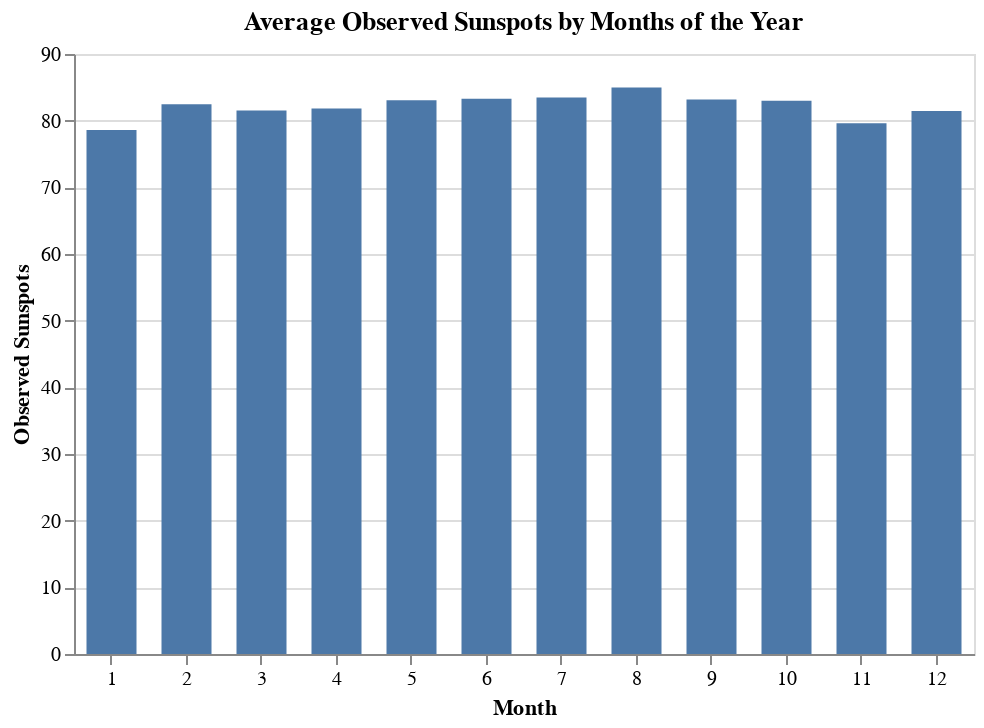

Write notebook code for a chart like this one.
### Code cell
(
    alt.Chart(monthly_sunspots.reset_index())
    .mark_bar(size=25)
    .encode(alt.X('month:N', title='Month', axis=alt.Axis(orient='bottom', grid=False,labelAngle=0)), 
            y=alt.Y('sunspot_num', title='Observed Sunspots'))
    .properties(height=300, width=450, title='Average Observed Sunspots by Months of the Year')
)

### Figure 1 — Vega-Lite specification as saved in the notebook (floating-point values rounded to 4 significant figures)
{"config": {"view": {"continuousWidth": 400, "continuousHeight": 300}}, "data": {"name": "data-60f10e73ce907e906af254abfcf1e9fc"}, "mark": {"type": "bar", "size": 25}, "encoding": {"x": {"axis": {"grid": false, "labelAngle": 0, "orient": "bottom"}, "field": "month", "title": "Month", "type": "nominal"}, "y": {"field": "sunspot_num", "title": "Observed Sunspots", "type": "quantitative"}}, "height": 300, "title": "Average Observed Sunspots by Months of the Year", "width": 450, "$schema": "https://vega.github.io/schema/vega-lite/v4.17.0.json", "datasets": {"data-60f10e73ce907e906af254abfcf1e9fc": [{"month": 1, "sunspot_num": 78.61}, {"month": 2, "sunspot_num": 82.46}, {"month": 3, "sunspot_num": 81.52}, {"month": 4, "sunspot_num": 81.82}, {"month": 5, "sunspot_num": 83.07}, {"month": 6, "sunspot_num": 83.29}, {"month": 7, "sunspot_num": 83.49}, {"month": 8, "sunspot_num": 84.99}, {"month": 9, "sunspot_num": 83.18}, {"month": 10, "sunspot_num": 83.0}, {"month": 11, "sunspot_num": 79.6}, {"month": 12, "sunspot_num": 81.44}]}}
